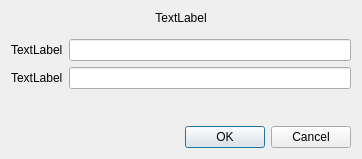
<ui version="4.0">
 <class>ChangePinStatusDialog</class>
 <widget class="QDialog" name="ChangePinStatusDialog">
  <property name="geometry">
   <rect>
    <x>0</x>
    <y>0</y>
    <width>357</width>
    <height>159</height>
   </rect>
  </property>
  <property name="windowTitle">
   <string>Dialog</string>
  </property>
  <property name="windowIcon">
   <iconset resource="../../Resources/ResManager.qrc">
    <normaloff>:/main/resources/monosim_128.png</normaloff>:/main/resources/monosim_128.png</iconset>
  </property>
  <layout class="QGridLayout" name="gridLayout">
   <item row="0" column="0" colspan="2">
    <widget class="QLabel" name="LblTitle">
     <property name="text">
      <string>TextLabel</string>
     </property>
     <property name="alignment">
      <set>Qt::AlignCenter</set>
     </property>
     <property name="wordWrap">
      <bool>true</bool>
     </property>
    </widget>
   </item>
   <item row="2" column="0">
    <widget class="QLabel" name="LblPin1">
     <property name="text">
      <string>TextLabel</string>
     </property>
    </widget>
   </item>
   <item row="2" column="1">
    <widget class="QLineEdit" name="TxtPin1">
     <property name="inputMask">
      <string/>
     </property>
     <property name="text">
      <string/>
     </property>
     <property name="maxLength">
      <number>4</number>
     </property>
     <property name="echoMode">
      <enum>QLineEdit::Password</enum>
     </property>
    </widget>
   </item>
   <item row="3" column="0">
    <widget class="QLabel" name="LblPin1check">
     <property name="text">
      <string>TextLabel</string>
     </property>
    </widget>
   </item>
   <item row="3" column="1">
    <widget class="QLineEdit" name="TxtPin1check">
     <property name="maxLength">
      <number>4</number>
     </property>
     <property name="echoMode">
      <enum>QLineEdit::Password</enum>
     </property>
    </widget>
   </item>
   <item row="4" column="1">
    <spacer name="verticalSpacer">
     <property name="orientation">
      <enum>Qt::Vertical</enum>
     </property>
     <property name="sizeHint" stdset="0">
      <size>
       <width>282</width>
       <height>37</height>
      </size>
     </property>
    </spacer>
   </item>
   <item row="5" column="0" colspan="2">
    <widget class="QDialogButtonBox" name="Buttons">
     <property name="orientation">
      <enum>Qt::Horizontal</enum>
     </property>
     <property name="standardButtons">
      <set>QDialogButtonBox::Cancel|QDialogButtonBox::Ok</set>
     </property>
    </widget>
   </item>
   <item row="1" column="0">
    <spacer name="verticalSpacer_2">
     <property name="orientation">
      <enum>Qt::Vertical</enum>
     </property>
     <property name="sizeType">
      <enum>QSizePolicy::Fixed</enum>
     </property>
     <property name="sizeHint" stdset="0">
      <size>
       <width>20</width>
       <height>8</height>
      </size>
     </property>
    </spacer>
   </item>
  </layout>
 </widget>
 <resources>
  <include location="../../Resources/ResManager.qrc"/>
 </resources>
 <connections>
  <connection>
   <sender>Buttons</sender>
   <signal>accepted()</signal>
   <receiver>ChangePinStatusDialog</receiver>
   <slot>accept()</slot>
   <hints>
    <hint type="sourcelabel">
     <x>248</x>
     <y>254</y>
    </hint>
    <hint type="destinationlabel">
     <x>157</x>
     <y>274</y>
    </hint>
   </hints>
  </connection>
  <connection>
   <sender>Buttons</sender>
   <signal>rejected()</signal>
   <receiver>ChangePinStatusDialog</receiver>
   <slot>reject()</slot>
   <hints>
    <hint type="sourcelabel">
     <x>316</x>
     <y>260</y>
    </hint>
    <hint type="destinationlabel">
     <x>286</x>
     <y>274</y>
    </hint>
   </hints>
  </connection>
 </connections>
</ui>
